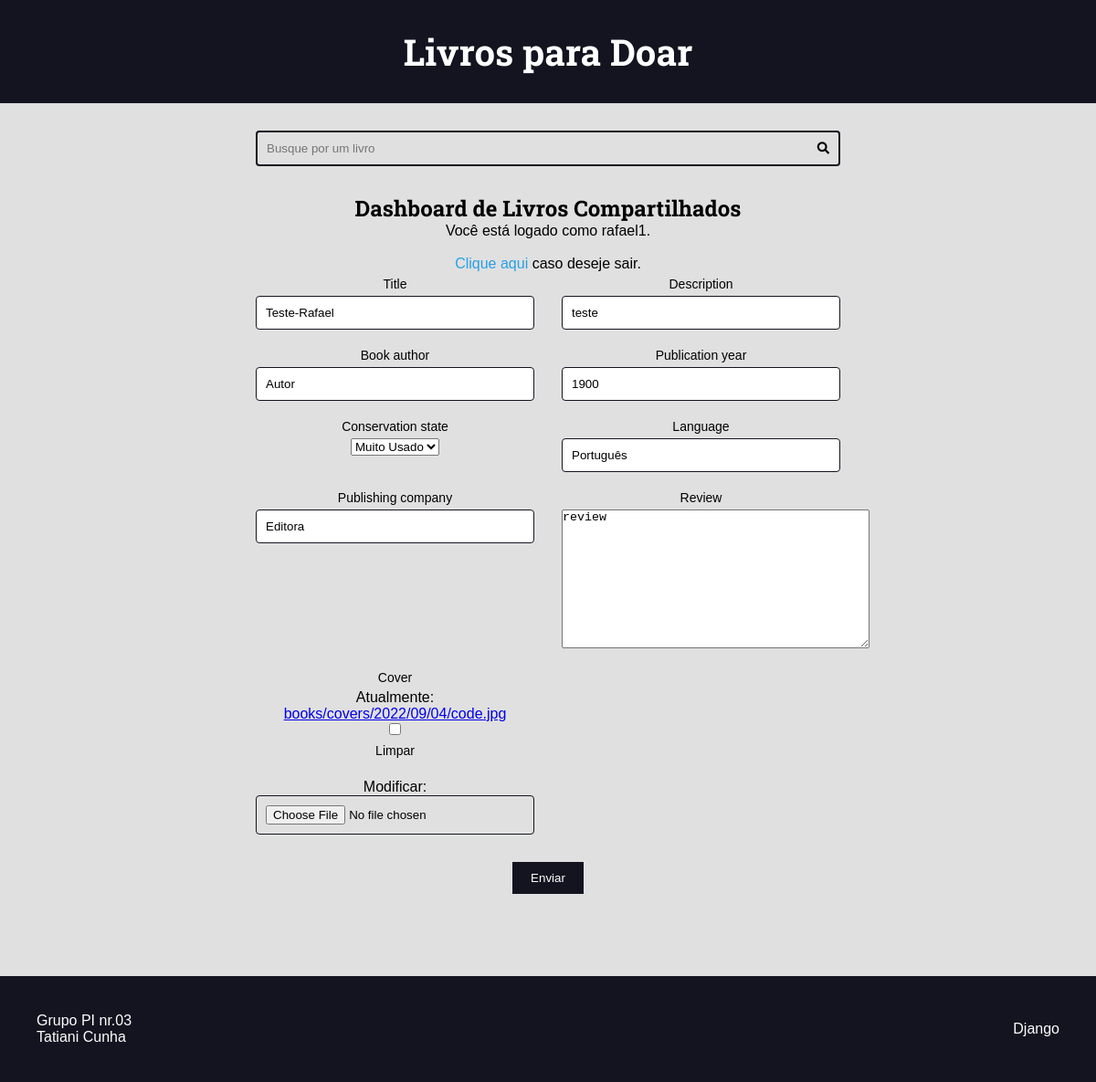
The page /authors/dashboard/book/16/edit/ (signed in) on the database its author committed.
### books/models.py (models this page shows, shortened)
class Book(models.Model):
    CONSERVATION_CHOICES = (
        ("MN", "Muito Usado"),
        ("U", "Usado"),
        ("SN", "Semi-Novo"),
        ("N", "Novo"),
    )
    title = models.CharField(max_length=65)
    description = models.CharField(max_length=200)
    slug = models.SlugField(unique=True)
    book_author = models.CharField(max_length=65)
    publication_year = models.IntegerField()
    conservation_state = models.CharField(
        max_length=2, choices=CONSERVATION_CHOICES, blank=False, null=False
    )
    language = models.CharField(max_length=50)
    publishing_company = models.CharField(max_length=65)
    isbn = models.IntegerField()
    review = models.TextField()
    review_is_html = models.BooleanField(default=False)
    created_at = models.DateTimeField(auto_now_add=True)
    updated_at = models.DateTimeField(auto_now=True)
    is_published = models.BooleanField(default=False)
    phoneNumber = PhoneNumberField(unique=True, null=False, blank=False)
    email = models.EmailField(max_length=70, blank=True, unique=True)
    cover = models.ImageField(
        upload_to="books/covers/%Y/%m/%d/", blank=True, default=""
    )
    category = models.ForeignKey(
        Category, on_delete=models.SET_NULL, null=True, blank=True, default=None
    )
    author = models.ForeignKey(User, on_delete=models.SET_NULL, null=True)

### authors/views.py (the view)
@login_required(login_url="authors:login", redirect_field_name="next")
def dashboard_book_edit(request, id):
    book = Book.objects.filter(
        is_published=False,
        author=request.user,
        pk=id,
    ).first()
    if not book:
        raise Http404()
    form = AuthorBookForm(
        data=request.POST or None,
        instance=book
    )
    return render(
        request,
        "authors/pages/dashboard_book.html",
        context={
            'form': form
    })

### authors/forms/book_form.py
class AuthorBookForm(forms.ModelForm):
    class Meta:
        model = Book
        fields = 'title', 'description', 'book_author', \
            'publication_year', 'conservation_state', \
                'language', 'publishing_company', \
                'review', 'cover'

### authors/templates/authors/pages/dashboard_book.html (shortened to what this page needs)
{% extends 'global/base.html' %}
{% block content %}
  <div class="main-content center container">
      <h2>Dashboard de Livros Compartilhados </h2>
      {% include 'authors/partials/login_message.html' %}
      <div class="authors-dashboard-container">
        {% include 'global/partials/form.html' %}
      </div>
  </div>
  {% endblock content %}

### authors/templates/authors/partials/login_message.html (shortened to what this page needs)
{% if request.user.is_authenticated %}
    <div class="login-message">
      <p>Você está logado como {{ request.user.username }}.
        <br>
        <br>
      <form class="inline-form" action="{% url 'authors:logout' %}" method='POST'>
        <button class="plaintext-button" type="submit">Clique aqui</button>
      </form> caso deseje sair.
    </div>
    {% endif %}

### base_templates/global/partials/form.html (shortened to what this page needs)
<div class="main-content container">
    <form action="{{ form_action }}" method="POST">
      <div class="form-content form-content-grid">
        {% for field in form %}
          <div class="form-group">
            <label for="{{ field.id_for_label }}">{{ field.label }}</label>
            {{field}}
          </div>
        {% endfor %}
      </div>
      <div class="form-content form-content-grid">
        <div class="form-group">
          <button type="submit">Enviar</button>
        </div>
      </div>
    </form>
  </div>

### books/static/books/css/styles.css (style rules this page uses)
:root { --color-primary: #269fe6; --color-primary-hover: #2086c2; --color-primary-dark: #13141f; --color-primary-dark-hover: #212336; --color-primary-light: #d4ecfa; --color-primary-light-hover: #bdd8e7; --color-white: #fff; --color-black: #000; --color-dark-text: #444; --color-info-light: #cce5ff; --color-debug-light: #cce5ff; --color-success-light: #d4edda; --color-alert-light: #fff3cd; --color-warning-light: #fff3cd; --color-error-light: #f8d7da; --color-info-dark: #4d86c4; --color-debug-dark: #4d86c4; --color-success-dark: #4a9c5d; --color-alert-dark: #927f40; --color-warning-dark: #927f40; --color-error-dark: #da525d; --color-gray-0: #f9f9f9; --color-gray-1: #e0e0e0; --color-gray-2: #c7c7c7; --color-gray-3: #aeaeae; --color-gray-4: #959595; --color-gray-5: #7d7d7d; --color-gray-6: #646464; --color-gray-7: #4b4b4b; --color-gray-8: #323232; --color-gray-9: #191919; --font-primary: sans-serif; --font-headings: 'Roboto Slab', serif; --spacing-gutter-medium: 3rem; --spacing-gutter-large: 4rem; }
* { padding: 0; margin: 0; box-sizing: border-box; }
html { font-size: 62.5%; }
body { font-size: 1.6rem; font-family: var(--font-primary); background: var(--color-gray-1); }
h1, h2, h3, h4, h5, h6 { font-family: var(--font-headings); }
.container { max-width: 144rem; margin: 0 auto; padding: var(--spacing-gutter-medium); }
.main-content { padding-top: 0; }
.center { text-align: center; }
.form-content { max-width: 64rem; margin: 0 auto; margin-bottom: var(--spacing-gutter-medium); }
.form-content label, .form-content .help-text, .errorlist { display: block; margin: 0.5rem 0; font-size: 1.4rem; list-style-type: none; }
.form-content input { width: 100%; padding: 1rem; border-radius: 0.4rem; border: 1px solid var(--color-primary-dark); }
.form-content-grid { display: grid; grid-template-columns: repeat(auto-fit, minmax(30rem, 1fr)); gap: calc(var(--spacing-gutter-medium) / 2) var(--spacing-gutter-medium); }
.form-content button { padding: 1rem 2rem; border: none; background: var(--color-primary-dark); color: var(--color-white); }
.inline-form { display: inline; font-size: 1.6rem; }
.plaintext-button { display: inline; border: none; background: none; cursor: pointer; color: var(--color-primary); font-size: 1.6rem; }

### rows shown on the page
Book: form "Teste-Rafael" "teste" "Autor" "1900" "Muito Usado" "Português" "Editora" "review"

### other values the page prints
{{ request.user.username }} "rafael1"
{{ field.label }} "Title" "Description" "Book author" "Publication year" "Conservation state" "Language" "Publishing company" "Review" "Cover"
